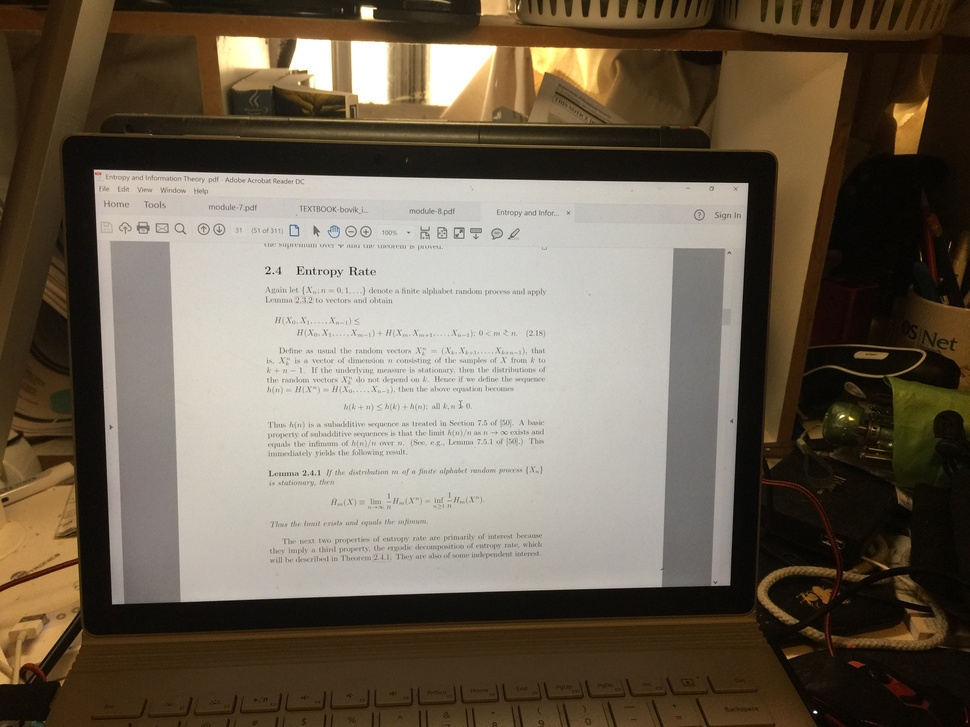
#> input picture pics/1.JPG, 970 x 727 px, shrunk from 3264 x 2448 before the run, found by its file name
$ python hist.py
#> lines starting #> are read from the running program, lines starting #| are printed output that depends on the picture
import cv2
import numpy as np
from matplotlib import pyplot as plt

img = cv2.imread('pics\\1.jpg')
#> img is the input picture: shape (727, 970, 3); mean B, G, R 83.4, 99, 110
plt.hist(img.ravel(),256,[0,256]); plt.show()
#> after `plt.hist(img.ravel(), 256, [0, 256])`:
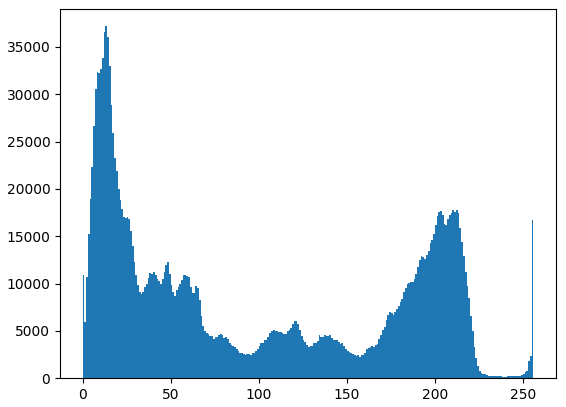
#> figure drawn by matplotlib, 1 panel; tallest bar 37187 high, from x = 13 to 14

$ run again, with pics/10.JPG copied over pics/1.JPG
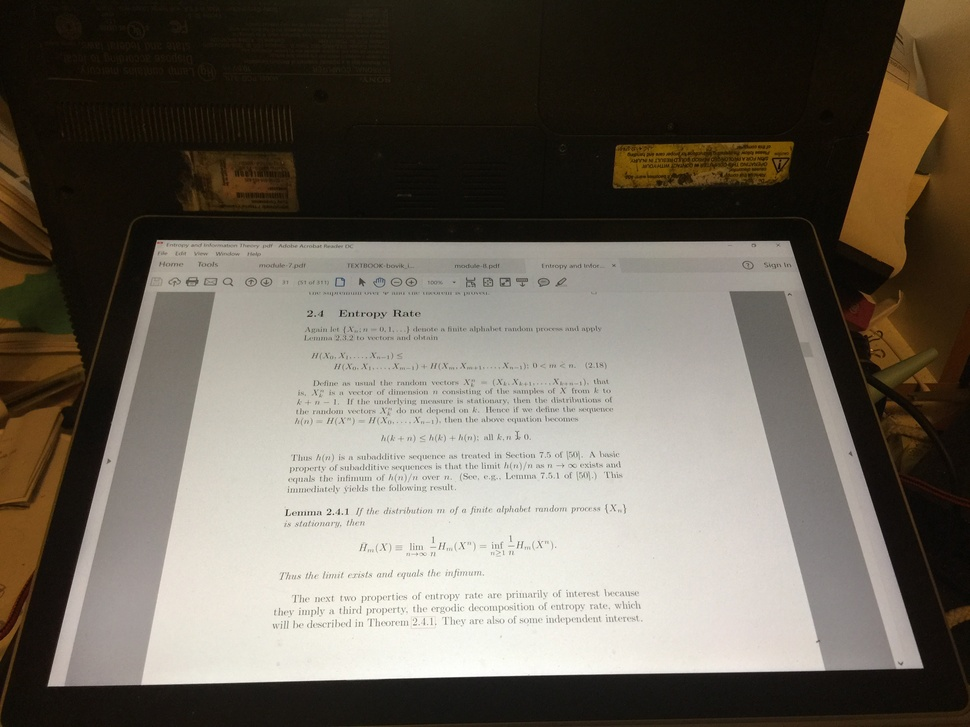
#> input picture pics/10.JPG, 970 x 727 px, shrunk from 3264 x 2448 before the run, found by its file name
#> img is the input picture: shape (727, 970, 3); mean B, G, R 90.4, 101.1, 108
#> `plt.hist(img.ravel(), 256, [0, 256])`:
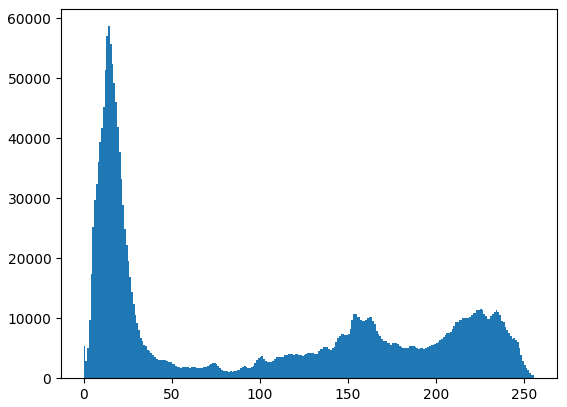
#> figure drawn by matplotlib, 1 panel; tallest bar 58688 high, from x = 14 to 15

$ run again, with pics/11.JPG copied over pics/1.JPG
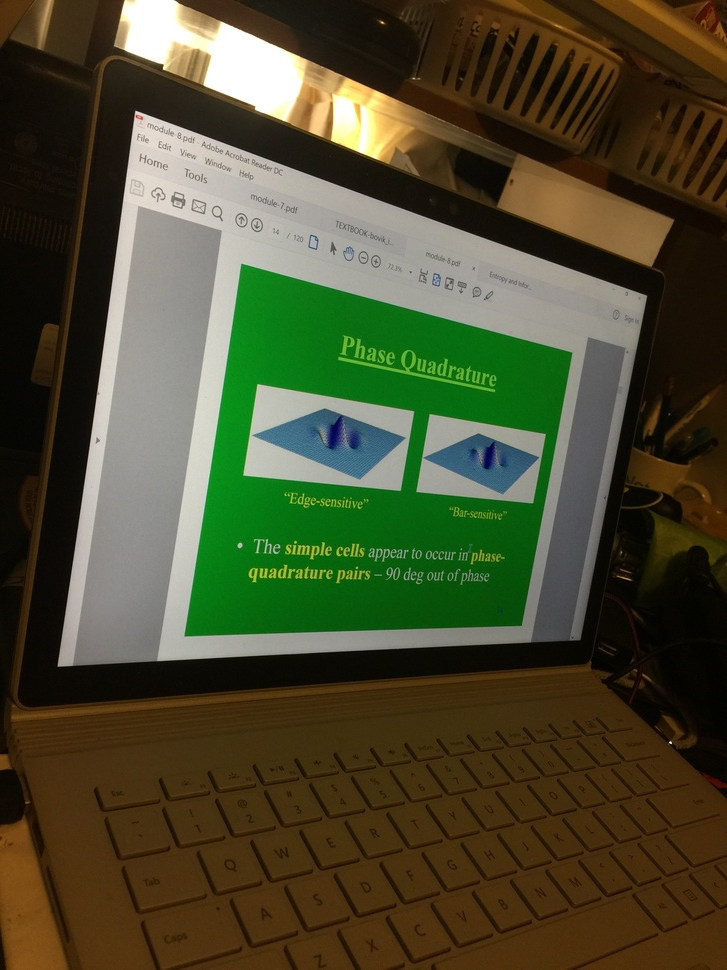
#> input picture pics/11.JPG, 727 x 970 px, shrunk from 2448 x 3264 before the run, found by its file name
#> img is the input picture: shape (970, 727, 3); mean B, G, R 46.6, 74.6, 73.7
#> `plt.hist(img.ravel(), 256, [0, 256])`:
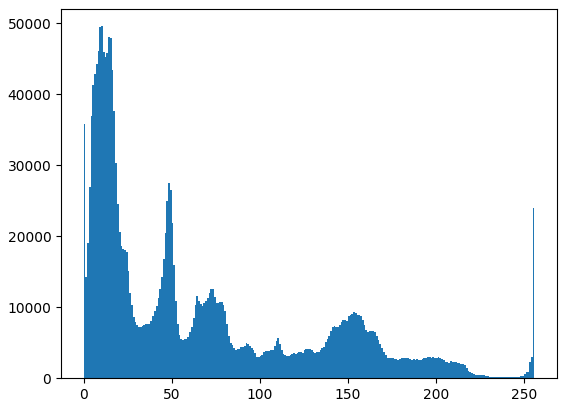
#> figure drawn by matplotlib, 1 panel; tallest bar 49551 high, from x = 10 to 11

$ run again, with pics/12.JPG copied over pics/1.JPG
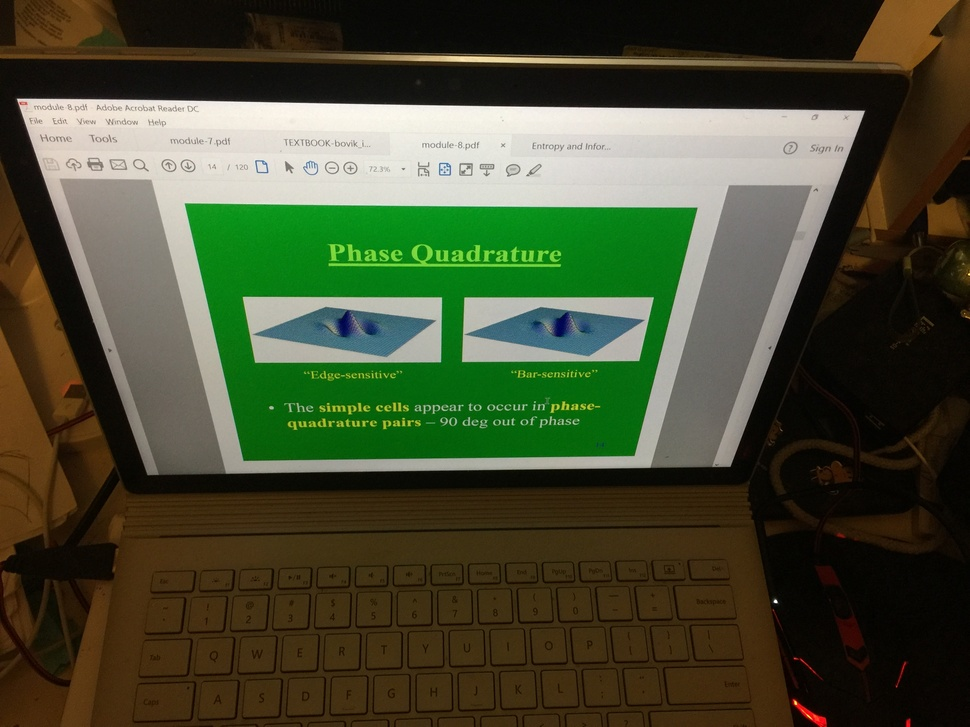
#> input picture pics/12.JPG, 970 x 727 px, shrunk from 3264 x 2448 before the run, found by its file name
#> img is the input picture: shape (727, 970, 3); mean B, G, R 50.3, 75.9, 70.6
#> `plt.hist(img.ravel(), 256, [0, 256])`:
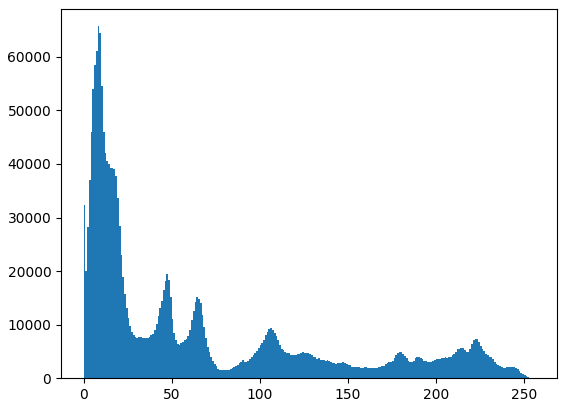
#> figure drawn by matplotlib, 1 panel; tallest bar 65730 high, from x = 8 to 9
